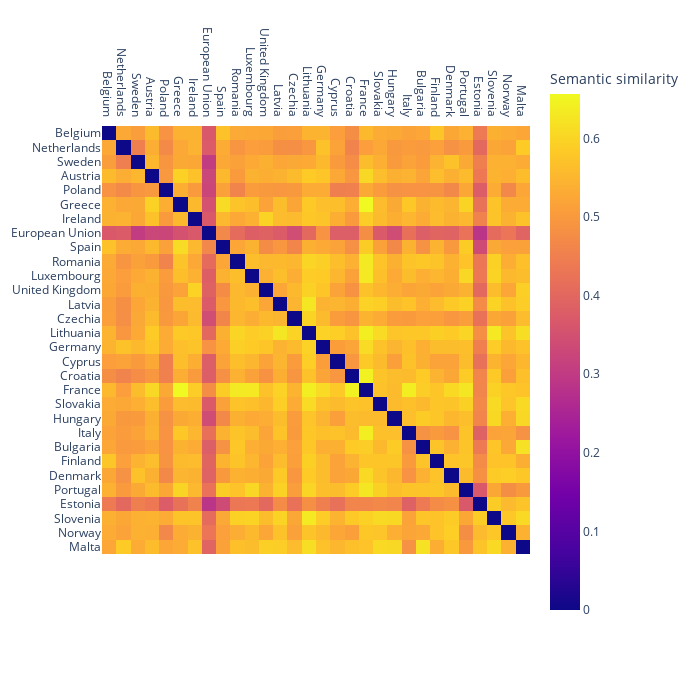

Notebook code cell kept with this figure:
### Code cell
fig = px.imshow(sim_matrix,
                labels=dict(color="Semantic similarity"),
                x=countries,
                y=countries,
                width=700,
                height=700
                )
fig.update_xaxes(side="top")
fig.show()

### Figure 1 — Plotly figure (JSON) as saved in the notebook; plotly's stock layout.template omitted (floating-point values rounded to 4 significant figures; data arrays with more than 128 entries replaced by an {"elided": "..."} marker saying what was removed)
{"data": [{"coloraxis": "coloraxis", "hovertemplate": "x: %{x}<br>y: %{y}<br>Semantic similarity: %{z}<extra></extra>", "name": "0", "type": "heatmap", "x": ["Belgium", "Netherlands", "Sweden", "Austria", "Poland", "Greece", "Ireland", "European Union", "Spain", "Romania", "Luxembourg", "United Kingdom", "Latvia", "Czechia", "Lithuania", "Germany", "Cyprus", "Croatia", "France", "Slovakia", "Hungary", "Italy", "Bulgaria", "Finland", "Denmark", "Portugal", "Estonia", "Slovenia", "Norway", "Malta"], "xaxis": "x", "y": ["Belgium", "Netherlands", "Sweden", "Austria", "Poland", "Greece", "Ireland", "European Union", "Spain", "Romania", "Luxembourg", "United Kingdom", "Latvia", "Czechia", "Lithuania", "Germany", "Cyprus", "Croatia", "France", "Slovakia", "Hungary", "Italy", "Bulgaria", "Finland", "Denmark", "Portugal", "Estonia", "Slovenia", "Norway", "Malta"], "yaxis": "y", "z": {"elided": "30x30 float values"}}], "layout": {"coloraxis": {"colorbar": {"title": {"text": "Semantic similarity"}}, "colorscale": [[0.0, "#0d0887"], [0.1111, "#46039f"], [0.2222, "#7201a8"], [0.3333, "#9c179e"], [0.4444, "#bd3786"], [0.5556, "#d8576b"], [0.6667, "#ed7953"], [0.7778, "#fb9f3a"], [0.8889, "#fdca26"], [1.0, "#f0f921"]]}, "height": 700, "margin": {"t": 60}, "width": 700, "xaxis": {"anchor": "y", "constrain": "domain", "domain": [0.0, 1.0], "scaleanchor": "y", "side": "top"}, "yaxis": {"anchor": "x", "autorange": "reversed", "constrain": "domain", "domain": [0.0, 1.0]}}}
